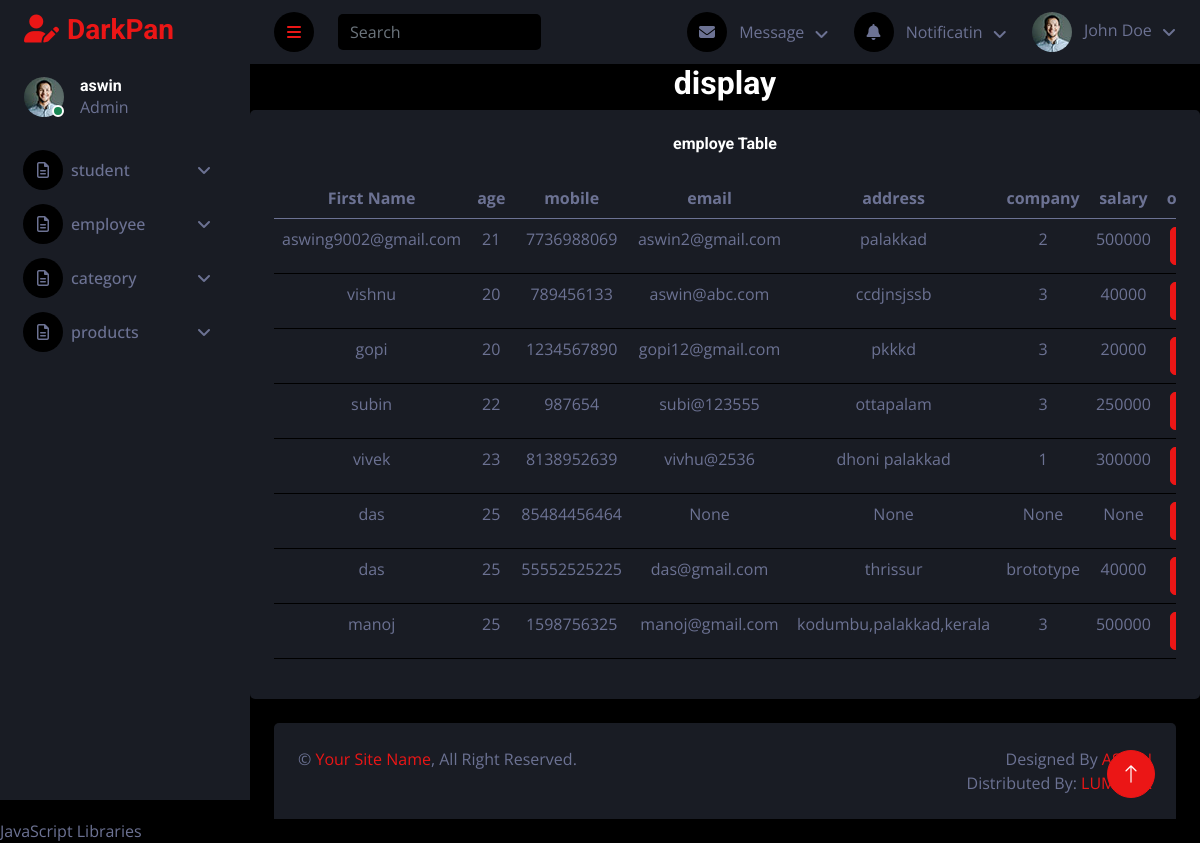
Screenshot of /kapp/disdisplayemploy with the database file from the repository.
### kapp/models.py (models this page shows)
class employedb(models.Model):
    ename=models.CharField(max_length=50,blank=True,null=True)
    eage=models.IntegerField(blank=True,null=True)
    mobile=models.IntegerField(blank=True,null=True)
    email=models.CharField(max_length=50,null=True,blank=True)
    company=models.CharField(max_length=50,blank=True,null=True)
    salary=models.IntegerField(blank=True,null=True)
    address=models.CharField(max_length=50,null=True,blank=True)

### kapp/views.py (the view)
# urls.py: path('disdisplayemploy',views.displayemploy,name="displayemploy"),
def displayemploy(req):
    data = employedb.objects.all()
    return render(req, "displayemploye.html", {'data': data})

### kapp/templates/displayemploye.html (shortened to what this page needs)
<!DOCTYPE html>
{% extends 'index.html' %}
{% block content %}
<html lang="en">
<head>
</head>
<body>
<div style="text-align:center">
    <h2>display</h2>
    <div class="bg-secondary rounded h-100 p-4">
                            <h6 class="mb-4">employe Table</h6>
                            <div class="table-responsive">
                                <table class="table">
                                    <thead>
                                        <tr>
                                            <th>First Name</th>
                                            <th>age</th>
                                            <th>mobile</th>
                                            <th>email</th>
                                            <th>address</th>
                                            <th>company</th>
                                            <th>salary</th>
                                            <th>options</th>
                                        </tr>
                                    </thead>
                                    <tbody>
                                            {% for i in data %}
                                        <tr>
                                            <td>{{i.ename}}</td>
                                            <td>{{i.eage}}</td>
                                            <td>{{i.mobile}}</td>
                                            <td>{{i.email}}</td>
                                            <td>{{i.address}}</td>
                                            <td>{{i.company}}</td>
                                            <td>{{i.salary}}</td>
                                            <td>
                                                <form>
                                                     <button type="submit" class="btn btn-primary">edit</button>
                                                </form>
                                            </td>
                                        </tr>
                                            {% endfor %}
                                    </tbody>
                                </table>
                            </div>
                        </div>
</div>
</body>
</html>
{% endblock %}

### kapp/templates/index.html (shortened to what this page needs)
<!DOCTYPE html>
{% load static %}
<html lang="en">
<head>
    <link href="{% static 'https://cdnjs.cloudflare.com/ajax/libs/font-awesome/5.10.0/css/all.min.css' %}" rel="stylesheet">
    <link href="{% static 'https://cdn.jsdelivr.net/npm/bootstrap-icons@1.4.1/font/bootstrap-icons.css' %}" rel="stylesheet">
    <link href="{% static 'lib/owlcarousel/assets/owl.carousel.min.css' %}" rel="stylesheet">
    <link href="{% static 'lib/tempusdominus/css/tempusdominus-bootstrap-4.min.css' %}" rel="stylesheet" />
    <link href="{% static 'css/bootstrap.min.css' %}" rel="stylesheet">
    <link href="{% static 'css/style.css' %}" rel="stylesheet">
</head>
<body>
    <div class="container-fluid position-relative d-flex p-0">
        <div class="sidebar pe-4 pb-3">
            <nav class="navbar bg-secondary navbar-dark">
                <a href="index.html" class="navbar-brand mx-4 mb-3">
                    <h3 class="text-primary"><i class="fa fa-user-edit me-2"></i>DarkPan</h3>
                </a>
                <div class="d-flex align-items-center ms-4 mb-4">
                    <div class="position-relative">
                        <img class="rounded-circle" src="{% static 'img/user.jpg' %}" alt="" style="width: 40px; height: 40px;">
                        <div class="bg-success rounded-circle border border-2 border-white position-absolute end-0 bottom-0 p-1"></div>
                    </div>
                    <div class="ms-3">
                        <h6 class="mb-0">aswin</h6>
                        <span>Admin</span>
                    </div>
                </div>
                <div class="navbar-nav w-100">
                    <div class="nav-item dropdown">
                        <a href="#" class="nav-link dropdown-toggle" data-bs-toggle="dropdown"><i class="far fa-file-alt me-2"></i>student</a>
                    </div>
                    <div class="nav-item dropdown">
                        <a href="#" class="nav-link dropdown-toggle" data-bs-toggle="dropdown"><i class="far fa-file-alt me-2"></i>employee</a>
                    </div>
                     <div class="nav-item dropdown">
                        <a href="#" class="nav-link dropdown-toggle" data-bs-toggle="dropdown"><i class="far fa-file-alt me-2"></i>category</a>
                     </div>
                      <div class="nav-item dropdown">
                        <a href="#" class="nav-link dropdown-toggle" data-bs-toggle="dropdown"><i class="far fa-file-alt me-2"></i>products</a>
                     </div>
                </div>
            </nav>
        </div>
        <div class="content">
            <nav class="navbar navbar-expand bg-secondary navbar-dark sticky-top px-4 py-0">
                <a href="#" class="sidebar-toggler flex-shrink-0">
                    <i class="fa fa-bars"></i>
                </a>
                <form class="d-none d-md-flex ms-4">
                    <input class="form-control bg-dark border-0" type="search" placeholder="Search">
                </form>
                <div class="navbar-nav align-items-center ms-auto">
                    <div class="nav-item dropdown">
                        <a href="#" class="nav-link dropdown-toggle" data-bs-toggle="dropdown">
                            <i class="fa fa-envelope me-lg-2"></i>
                            <span class="d-none d-lg-inline-flex">Message</span>
                        </a>
                    </div>
                    <div class="nav-item dropdown">
                        <a href="#" class="nav-link dropdown-toggle" data-bs-toggle="dropdown">
                            <i class="fa fa-bell me-lg-2"></i>
                            <span class="d-none d-lg-inline-flex">Notificatin</span>
                        </a>
                    </div>
                    <div class="nav-item dropdown">
                        <a href="#" class="nav-link dropdown-toggle" data-bs-toggle="dropdown">
                            <img class="rounded-circle me-lg-2" src="{% static 'img/user.jpg' %}" alt="" style="width: 40px; height: 40px;">
                            <span class="d-none d-lg-inline-flex">John Doe</span>
                        </a>
                    </div>
                </div>
            </nav>
{% block content %}{% endblock %}
            <div class="container-fluid pt-4 px-4">
                <div class="bg-secondary rounded-top p-4">
                    <div class="row">
                        <div class="col-12 col-sm-6 text-center text-sm-start">
                            &copy; <a href="#">Your Site Name</a>, All Right Reserved.
                        </div>
                        <div class="col-12 col-sm-6 text-center text-sm-end">
                            Designed By <a href="https://htmlcodex.com">ASWIN</a>
                            <br>Distributed By: <a href="https://themewagon.com" target="_blank">LUMINAR</a>
                        </div>
                    </div>
                </div>
            </div>
        </div>
        <a href="#" class="btn btn-lg btn-primary btn-lg-square back-to-top"><i class="bi bi-arrow-up"></i></a>
    </div>
 JavaScript Libraries
</body>
</html>

### kapp/static/css/style.css (style rules this page uses)
:root { --primary: #EB1616; --secondary: #191C24; --light: #6C7293; --dark: #000000; }
.back-to-top { position: fixed; display: none; right: 45px; bottom: 45px; z-index: 99; }
.btn { transition: .5s; }
.btn-lg-square { width: 48px; height: 48px; }
.btn-square, .btn-sm-square, .btn-lg-square { padding: 0; display: inline-flex; align-items: center; justify-content: center; font-weight: normal; border-radius: 50px; }
.sidebar { position: fixed; top: 0; left: 0; bottom: 0; width: 250px; height: 100vh; overflow-y: auto; background: var(--secondary); transition: 0.5s; z-index: 999; }
.content { margin-left: 250px; min-height: 100vh; background: var(--dark); transition: 0.5s; }
@media (min-width: 992px) { .sidebar { margin-left: 0; } }
@media (min-width: 992px) { .content { width: calc(100% - 250px); } }
.sidebar .navbar .navbar-nav .nav-link { padding: 7px 20px; color: var(--light); font-weight: 500; border-left: 3px solid var(--secondary); border-radius: 0 30px 30px 0; outline: none; }
.sidebar .navbar .navbar-nav .nav-link i { width: 40px; height: 40px; display: inline-flex; align-items: center; justify-content: center; background: var(--dark); border-radius: 40px; }
.sidebar .navbar .dropdown-toggle::after { position: absolute; top: 15px; right: 15px; border: none; content: "\f107"; font-family: "Font Awesome 5 Free"; font-weight: 900; transition: .5s; }
.content .navbar .navbar-nav .nav-link { margin-left: 25px; padding: 12px 0; color: var(--light); outline: none; }
.content .navbar .sidebar-toggler, .content .navbar .navbar-nav .nav-link i { width: 40px; height: 40px; display: inline-flex; align-items: center; justify-content: center; background: var(--dark); border-radius: 40px; }
.content .navbar .dropdown-toggle::after { margin-left: 6px; vertical-align: middle; border: none; content: "\f107"; font-family: "Font Awesome 5 Free"; font-weight: 900; transition: .5s; }

### rows the page displays
employedb: ename "aswing9002@gmail.com", eage "21", mobile "7736988069", email "aswin2@gmail.com", address "palakkad", company "2", salary "500000"
employedb: ename "vishnu", eage "20", mobile "789456133", email "aswin@abc.com", address "ccdjnsjssb", company "3", salary "40000"
employedb: ename "gopi", eage "20", mobile "1234567890", email "gopi12@gmail.com", address "pkkkd", company "3", salary "20000"
employedb: ename "subin", eage "22", mobile "987654", email "subi@123555", address "ottapalam", company "3", salary "250000"
employedb: ename "vivek", eage "23", mobile "8138952639", email "vivhu@2536", address "dhoni palakkad", company "1", salary "300000"
employedb: ename "das", eage "25", mobile "85484456464", email "None", address "None", company "None", salary "None"
employedb: ename "das", eage "25", mobile "55552525225", email "das@gmail.com", address "thrissur", company "brototype", salary "40000"
employedb: ename "manoj", eage "25", mobile "1598756325", email "manoj@gmail.com", address "kodumbu,palakkad,kerala", company "3", salary "500000"
